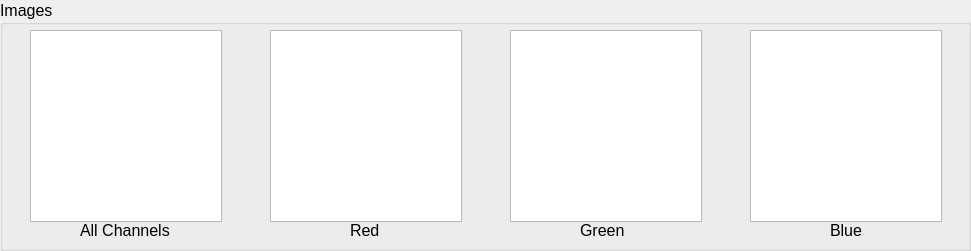
    <widget class="QGroupBox" name="imageGroup">
     <property name="geometry">
      <rect>
       <x>10</x>
       <y>10</y>
       <width>971</width>
       <height>251</height>
      </rect>
     </property>
     <property name="font">
      <font>
       <pointsize>12</pointsize>
      </font>
     </property>
     <property name="title">
      <string>Images</string>
     </property>
     <property name="flat">
      <bool>false</bool>
     </property>
     <property name="checkable">
      <bool>false</bool>
     </property>
     <widget class="QGraphicsView" name="imageRGB">
      <property name="geometry">
       <rect>
        <x>30</x>
        <y>30</y>
        <width>192</width>
        <height>192</height>
       </rect>
      </property>
     </widget>
     <widget class="QGraphicsView" name="imageRed">
      <property name="geometry">
       <rect>
        <x>270</x>
        <y>30</y>
        <width>192</width>
        <height>192</height>
       </rect>
      </property>
     </widget>
     <widget class="QGraphicsView" name="imageGreen">
      <property name="geometry">
       <rect>
        <x>510</x>
        <y>30</y>
        <width>192</width>
        <height>192</height>
       </rect>
      </property>
     </widget>
     <widget class="QGraphicsView" name="imageBlue">
      <property name="geometry">
       <rect>
        <x>750</x>
        <y>30</y>
        <width>192</width>
        <height>192</height>
       </rect>
      </property>
     </widget>
     <widget class="QLabel" name="labelRGB">
      <property name="geometry">
       <rect>
        <x>80</x>
        <y>220</y>
        <width>101</width>
        <height>20</height>
       </rect>
      </property>
      <property name="font">
       <font>
        <pointsize>12</pointsize>
       </font>
      </property>
      <property name="text">
       <string>All Channels</string>
      </property>
     </widget>
     <widget class="QLabel" name="labelRed">
      <property name="geometry">
       <rect>
        <x>350</x>
        <y>220</y>
        <width>51</width>
        <height>20</height>
       </rect>
      </property>
      <property name="font">
       <font>
        <pointsize>12</pointsize>
       </font>
      </property>
      <property name="text">
       <string>Red</string>
      </property>
     </widget>
     <widget class="QLabel" name="labelGreen">
      <property name="geometry">
       <rect>
        <x>580</x>
        <y>220</y>
        <width>51</width>
        <height>20</height>
       </rect>
      </property>
      <property name="font">
       <font>
        <pointsize>12</pointsize>
       </font>
      </property>
      <property name="text">
       <string>Green</string>
      </property>
     </widget>
     <widget class="QLabel" name="labelBlue">
      <property name="geometry">
       <rect>
        <x>830</x>
        <y>220</y>
        <width>51</width>
        <height>20</height>
       </rect>
      </property>
      <property name="font">
       <font>
        <pointsize>12</pointsize>
       </font>
      </property>
      <property name="text">
       <string>Blue</string>
      </property>
     </widget>
    </widget>
